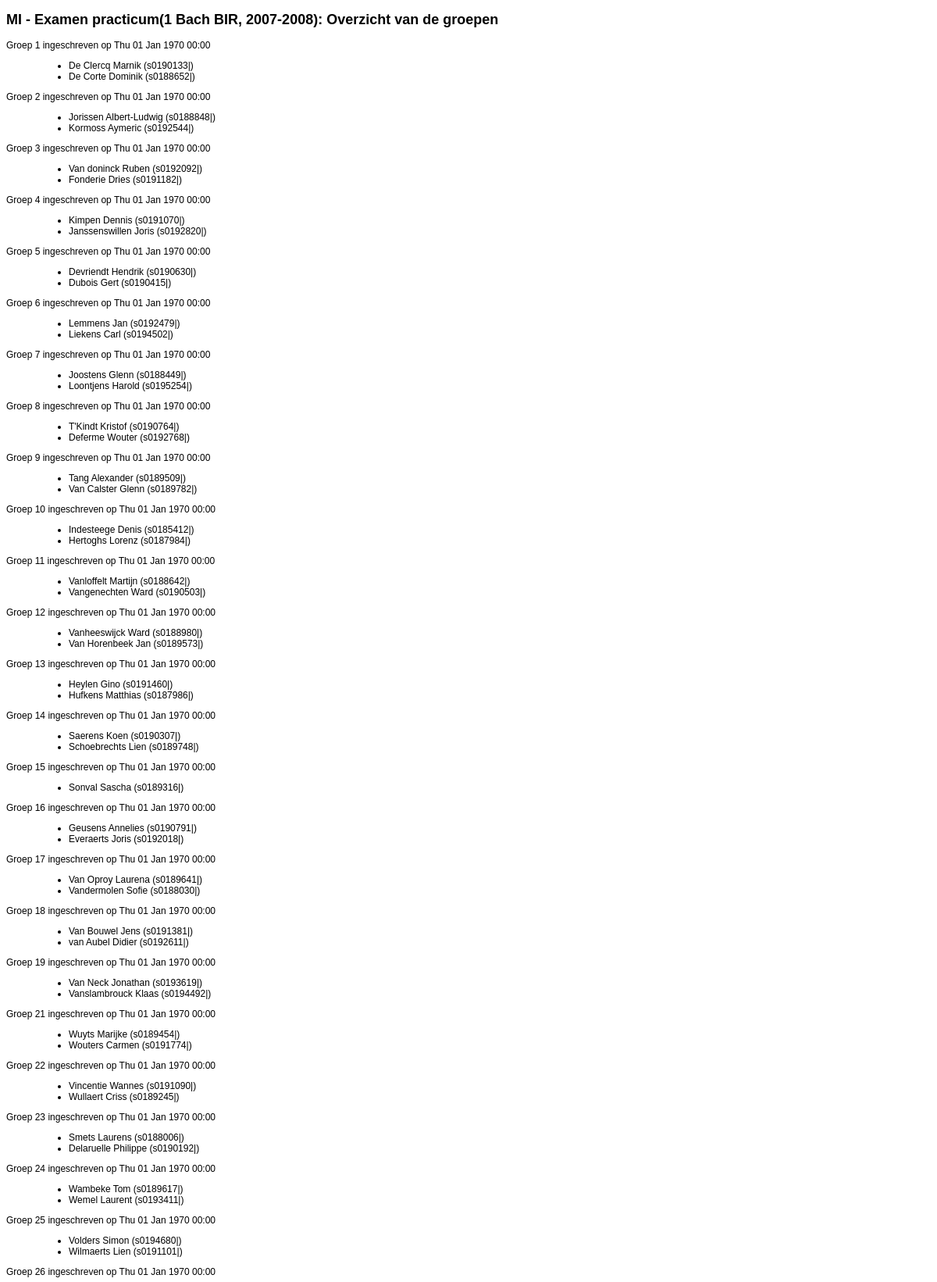
The app's page /practicum/group_overview.php?pracId=6 (upper part) with its own data.
### tables this page shows
CREATE TABLE `prac_practicum` (
  `id` int(11) NOT NULL auto_increment,
  `name` varchar(200) NOT NULL default '',
  `minStuds` int(11) NOT NULL default '0',
  `maxStuds` int(11) NOT NULL default '0',
  `richtingid` int(11) NOT NULL default '0',
  `ondervraagtypeid` int(11) NOT NULL default '0',
  `interrogationduration` int(11) NOT NULL default '0',
  `deadline` int(11) NOT NULL default '0' COMMENT 'deadline om in te schrijven',
  PRIMARY KEY  (`id`)
);

CREATE TABLE `prac_richting` (
  `id` int(11) NOT NULL auto_increment,
  `name` varchar(100) NOT NULL default '',
  `year` varchar(10) NOT NULL default '',
  PRIMARY KEY  (`id`)
);

CREATE TABLE `prac_groep` (
  `id` int(11) NOT NULL auto_increment,
  `pracid` int(11) NOT NULL default '0',
  `nummer` int(11) NOT NULL default '0',
  `pracreeks` varchar(10) NOT NULL default '',
  `creationDate` bigint(20) NOT NULL default '0',
  `submitted` decimal(11,2) NOT NULL default '0.00' COMMENT 'hoeveel van opgave is ingestuurd? 1=volledig; 0.5=helft',
  PRIMARY KEY  (`id`)
);

CREATE TABLE `prac_student` (
  `id` int(11) NOT NULL auto_increment,
  `voornaam` varchar(50) NOT NULL default '',
  `naam` varchar(100) NOT NULL default '',
  `snummer` varchar(10) NOT NULL default '',
  `email` varchar(200) NOT NULL default '',
  `groep` char(1) NOT NULL default '',
  `reeks` int(11) NOT NULL default '0',
  `VOP` int(11) NOT NULL default '0',
  `richtingid` int(11) NOT NULL default '0',
  `pracreeks` varchar(10) NOT NULL default '',
  `qnummer` varchar(12) NOT NULL default '' COMMENT 'qnummer van student',
  PRIMARY KEY  (`id`),
  KEY `snummer_index` (`snummer`)
);

### practicum/daos/pracDao.php (called while the page is built, shortened)
<?php
	function getPracTitle($pracid){
		$q="select prac_practicum.name,prac_richting.name,year from prac_practicum,prac_richting where prac_practicum.id=$pracid and richtingid=prac_richting.id";
		$res=mysql_query($q);
		$row=mysql_fetch_array($res);
		$name=$row[0];
		$richting=$row[1];
		$year=$row[2];
		$title=$name."(".$richting.", ".$year.")";
		return $title;
	}
?>

### practicum/daos/groepDao.php (called while the page is built, shortened)
<?php
	function getAllGroups($pracid){
		$groepQuery="select id,nummer from prac_groep where pracid=$pracid order by nummer";
		$groepResult=mysql_query($groepQuery);
		$ids=array();
		while($groepRow=mysql_fetch_array($groepResult)){
			$groepId=$groepRow[0];
			$groepNumber=$groepRow[1];
			$ids[$groepId]=$groepNumber;
		}
		return $ids;
	}
	function getAllMembers($groepid,$addSnummer=1){
		$leeg=empty($groepid);
		$result=array();
		if(!$leeg){
			$groepQuery="SELECT prac_student.id,naam,voornaam,snummer,pracreeks,qnummer FROM prac_groep_stud,prac_student WHERE groepid=$groepid and studid=prac_student.id order by prac_groep_stud.groepid";
			$groepResult=mysql_query($groepQuery);
			while($groepRow=mysql_fetch_array($groepResult)){
				$result[$groepRow[0]]=$groepRow[1]." ".$groepRow[2];
				if($addSnummer==1){
					$result[$groepRow[0]].=" (".$groepRow[3]."|".$groepRow[5].")";
				}
			}
		}
		return $result;
	}
	function getCreationDate($groepid){
		$groepQuery="select creationDate from prac_groep where id=$groepid";
		$result=mysql_query($groepQuery);
		$row=mysql_fetch_array($result);
		return $row[0];
	}
?>

### practicum/group_overview.php (the view, shortened to what this page needs)
<!DOCTYPE html PUBLIC "-//W3C//DTD XHTML 1.0 Strict//EN" "http://www.w3.org/TR/xhtml1/DTD/xhtml1-strict.dtd">
<html xmlns="http://www.w3.org/1999/xhtml" xml:lang="en" lang="en">
<?php
	include_once('./daos/groepDao.php');
	include_once('./daos/pracDao.php');
?>
<head profile="http://gmpg.org/xfn/11">
	<link rel="stylesheet" type="text/css" href="./css/inschrijven.css" />
	<link rel="stylesheet" type="text/css" href="./css/ui.tabs.css" />
</head>
<body>
<?php
	$pracId=$_GET['pracId'];
?>
<div id="container">
	<div id="groep_data" >
	<?php
		$practitel=getPracTitle($pracId);
		echo "<h2>$practitel: Overzicht van de groepen</h2>";
		echo "<dl>\n";
		$groepIds=getAllGroups($pracId);
		foreach($groepIds as $groepId=>$groepNr){
			$regDate=date('D d M Y H:i',getCreationDate($groepId));
			echo "<dt>Groep $groepNr ingeschreven op $regDate</dt>\n";
			$groepMembers=getAllMembers($groepId);
			echo "<dd>\n<ul>\n";
			foreach($groepMembers as $studId=>$student){
				echo "<li>$student</li>\n";
			}
			echo"</ul></dd>\n";
		}
		echo "</dl>\n";
	?>
	</div>
</div>
</body>
</html>

### practicum/css/inschrijven.css (style rules this page uses)
body { font-family: "Trebuchet MS", Trebuchet, Verdana, Helvetica, Arial, sans-serif; font-size: 12px; }

### records on screen
prac_practicum: name.year "MI - Examen practicum(1 Bach BIR, 2007-2008)"
prac_groep: groepNr "1", creationDate "Thu 01 Jan 1970 00:00", student "De Clercq Marnik (s0190133|)", student "De Corte Dominik (s0188652|)"
prac_groep: groepNr "2", creationDate "Thu 01 Jan 1970 00:00", student "Jorissen Albert-Ludwig (s0188848|)", student "Kormoss Aymeric (s0192544|)"
prac_groep: groepNr "3", creationDate "Thu 01 Jan 1970 00:00", student "Van doninck Ruben (s0192092|)", student "Fonderie Dries (s0191182|)"
prac_groep: groepNr "4", creationDate "Thu 01 Jan 1970 00:00", student "Kimpen Dennis (s0191070|)", student "Janssenswillen Joris (s0192820|)"
prac_groep: groepNr "5", creationDate "Thu 01 Jan 1970 00:00", student "Devriendt Hendrik (s0190630|)", student "Dubois Gert (s0190415|)"
prac_groep: groepNr "6", creationDate "Thu 01 Jan 1970 00:00", student "Lemmens Jan (s0192479|)", student "Liekens Carl (s0194502|)"
prac_groep: groepNr "7", creationDate "Thu 01 Jan 1970 00:00", student "Joostens Glenn (s0188449|)", student "Loontjens Harold (s0195254|)"
prac_groep: groepNr "8", creationDate "Thu 01 Jan 1970 00:00", student "T'Kindt Kristof (s0190764|)", student "Deferme Wouter (s0192768|)"
prac_groep: groepNr "9", creationDate "Thu 01 Jan 1970 00:00", student "Tang Alexander (s0189509|)", student "Van Calster Glenn (s0189782|)"
prac_groep: groepNr "10", creationDate "Thu 01 Jan 1970 00:00", student "Indesteege Denis (s0185412|)", student "Hertoghs Lorenz (s0187984|)"
prac_groep: groepNr "11", creationDate "Thu 01 Jan 1970 00:00", student "Vanloffelt Martijn (s0188642|)", student "Vangenechten Ward (s0190503|)"
prac_groep: groepNr "12", creationDate "Thu 01 Jan 1970 00:00", student "Vanheeswijck Ward (s0188980|)", student "Van Horenbeek Jan (s0189573|)"
prac_groep: groepNr "13", creationDate "Thu 01 Jan 1970 00:00", student "Heylen Gino (s0191460|)", student "Hufkens Matthias (s0187986|)"
prac_groep: groepNr "14", creationDate "Thu 01 Jan 1970 00:00", student "Saerens Koen (s0190307|)", student "Schoebrechts Lien (s0189748|)"
prac_groep: groepNr "15", creationDate "Thu 01 Jan 1970 00:00"
prac_student: id "Sonval Sascha (s0189316|)"
prac_groep: groepNr "16", creationDate "Thu 01 Jan 1970 00:00", student "Geusens Annelies (s0190791|)", student "Everaerts Joris (s0192018|)"
prac_groep: groepNr "17", creationDate "Thu 01 Jan 1970 00:00", student "Van Oproy Laurena (s0189641|)", student "Vandermolen Sofie (s0188030|)"
prac_groep: groepNr "18", creationDate "Thu 01 Jan 1970 00:00", student "Van Bouwel Jens (s0191381|)", student "van Aubel Didier (s0192611|)"
prac_groep: groepNr "19", creationDate "Thu 01 Jan 1970 00:00", student "Van Neck Jonathan (s0193619|)", student "Vanslambrouck Klaas (s0194492|)"
prac_groep: groepNr "21", creationDate "Thu 01 Jan 1970 00:00", student "Wuyts Marijke (s0189454|)", student "Wouters Carmen (s0191774|)"
prac_groep: groepNr "22", creationDate "Thu 01 Jan 1970 00:00", student "Vincentie Wannes (s0191090|)", student "Wullaert Criss (s0189245|)"
prac_groep: groepNr "23", creationDate "Thu 01 Jan 1970 00:00", student "Smets Laurens (s0188006|)", student "Delaruelle Philippe (s0190192|)"
prac_groep: groepNr "24", creationDate "Thu 01 Jan 1970 00:00", student "Wambeke Tom (s0189617|)", student "Wemel Laurent (s0193411|)"
prac_groep: groepNr "25", creationDate "Thu 01 Jan 1970 00:00", student "Volders Simon (s0194680|)", student "Wilmaerts Lien (s0191101|)"
prac_groep: groepNr "26", creationDate "Thu 01 Jan 1970 00:00"
